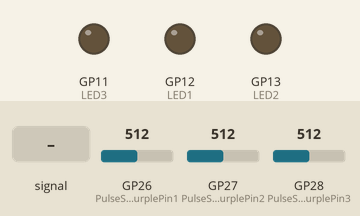
The sketch below on a simulated Raspberry Pi Pico. On the bench: output pins drawn as LEDs (lit = HIGH). Dashed ring = blinking. The inputs (shaded band) are chosen by the test bench; at power-on: GP27 (PulseSensorPurplePin2) = 512, GP26 (PulseSensorPurplePin1) = 512, GP28 (PulseSensorPurplePin3) = 512. What the sketch prints to the serial monitor is not drawn.

Above: at 1.2 s.
1.3 s: GP26 (PulseSensorPurplePin1) fed a 200 Hz sine of ±460 counts around its level
At 2.5 s:
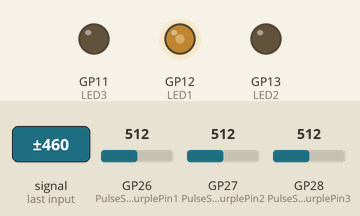
2.8 s: GP27 (PulseSensorPurplePin2) fed a 200 Hz sine of ±460 counts around its level
At 2.98 s:
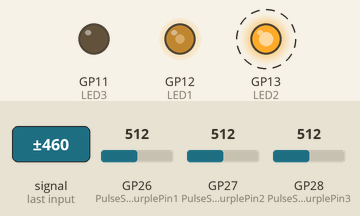
5.8 s: GP28 (PulseSensorPurplePin3) fed a 200 Hz sine of ±81 counts around its level
8.8 s: GP27 (PulseSensorPurplePin2) set to 306
At 9.14 s:
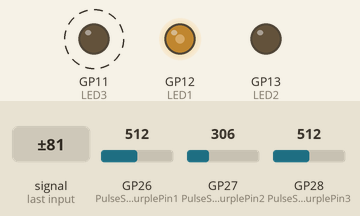
11.8 s: GP26 (PulseSensorPurplePin1) set to 0
At 14.7 s:
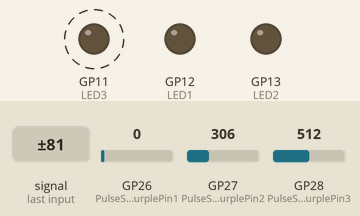
14.8 s: GP26 (PulseSensorPurplePin1) set to 568
17.8 s: GP26 (PulseSensorPurplePin1) set to 588
At 18.9 s:
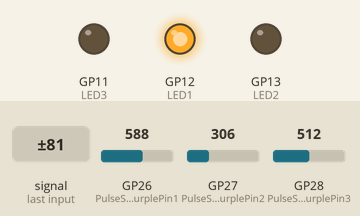
Timing chart, 0 to 21.8 s (numbered marks = the images above; inputs shaded):
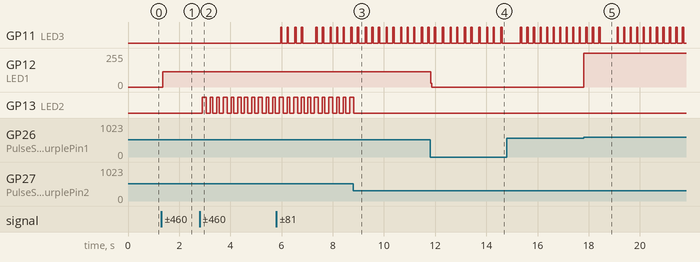

Measured:
- the behaviour switches between 580 and 581 on GP26 (PulseSensorPurplePin1) (found by bisection; images 4 and 5)
- after the input at 1.3 s, GP12 (LED1): 0/255 → 115/255 after 0.05 s
- after the input at 2.8 s, GP13 (LED2): alternates HIGH for 0.10 s and LOW for 0.15 s, starting after 0.11 s
- after the input at 8.8 s, GP13 (LED2): goes on until 8.8 s, then stays LOW
- after the input at 11.8 s, GP12 (LED1): 115/255 → 0/255 at once
- after the input at 17.8 s, GP12 (LED1): 0/255 → 255/255 at once

The sketch:

TCMPulse_1.ino
```cpp
/*  PulseSensor Starter Project and Signal Tester
 *  The Best Way to Get Started With, or See the Raw Signal of, your PulseSensor.com™ & Arduino.
 *
 *  Here is a link to the tutorial
 *  https://pulsesensor.com/pages/code-and-guide
 *
 *  WATCH ME (Tutorial Video):
 *  https://www.youtube.com/watch?v=RbB8NSRa5X4
 *
 *
-------------------------------------------------------------
1) This shows live human Heartbeat Pulse for three sensors.
2) Live visualization in Arduino's Cool "Serial Plotter".
3) Blink an LED on each Heartbeat for each sensor.
4) This is the direct Pulse Sensor's Signal.
5) A great first-step in troubleshooting your circuit and connections.
6) "Human-readable" code that is newbie-friendly."

*/

// Variables
int PulseSensorPurplePin1 = A0;  // Pulse Sensor 1 - PURPLE WIRE connected to ANALOG PIN A0
int PulseSensorPurplePin2 = A1;  // Pulse Sensor 2 - PURPLE WIRE connected to ANALOG PIN A1
int PulseSensorPurplePin3 = A2;  // Pulse Sensor 3 - PURPLE WIRE connected to ANALOG PIN A2

int LED1 = 12;  // LED for Pulse Sensor 1
int LED2 = 13;  // LED for Pulse Sensor 2
int LED3 = 11;  // LED for Pulse Sensor 3

int Signal1;  // Holds the incoming raw data for Sensor 1.
int Signal2;  // Holds the incoming raw data for Sensor 2.
int Signal3;  // Holds the incoming raw data for Sensor 3.

int Threshold = 580;  // Determine which Signal to "count as a beat" and which to ignore.

// The SetUp Function:
void setup() {
  pinMode(LED1, OUTPUT);  // LED for Sensor 1
  pinMode(LED2, OUTPUT);  // LED for Sensor 2
  pinMode(LED3, OUTPUT);  // LED for Sensor 3
  Serial.begin(9600);     // Set up Serial Communication at a certain speed.
}

// The Main Loop Function
void loop() {
  loop1();  // Call the loop1 function
  loop2();  // Call the loop2 function
  loop3();  // Call the loop3 function
}

// Sensor 1 Loop
void loop1() {
  Signal1 = analogRead(PulseSensorPurplePin1);  // Read the value from Pulse Sensor 1.

  Serial.print("Sensor 1: ");
  Serial.print(Signal1);  // Send the Signal value of Sensor 1 to Serial.

  if (Signal1 > Threshold) {
    digitalWrite(LED1, HIGH);  // Turn on LED for Sensor 1.
  } else {
    digitalWrite(LED1, LOW);  // Turn off LED for Sensor 1.
  }
}

// Sensor 2 Loop
void loop2() {
  Signal2 = analogRead(PulseSensorPurplePin2);  // Read the value from Pulse Sensor 2.

  Serial.print("\tSensor 2: ");
  Serial.print(Signal2);  // Send the Signal value of Sensor 2 to Serial.

  if (Signal2 > Threshold) {
    digitalWrite(LED2, HIGH);  // Turn on LED for Sensor 2.
  } else {
    digitalWrite(LED2, LOW);  // Turn off LED for Sensor 2.
  }
}

// Sensor 3 Loop
void loop3() {
  Signal3 = analogRead(PulseSensorPurplePin3);  // Read the value from Pulse Sensor 3.

  Serial.print("\tSensor 3: ");
  Serial.print(Signal3);  // Send the Signal value of Sensor 3 to Serial.

  if (Signal3 > Threshold) {
    digitalWrite(LED3, HIGH);  // Turn on LED for Sensor 3.
  } else {
    digitalWrite(LED3, LOW);  // Turn off LED for Sensor 3.
  }

  Serial.println();  // Print a new line to separate readings in the Serial Plotter.
  delay(50);
}
```
